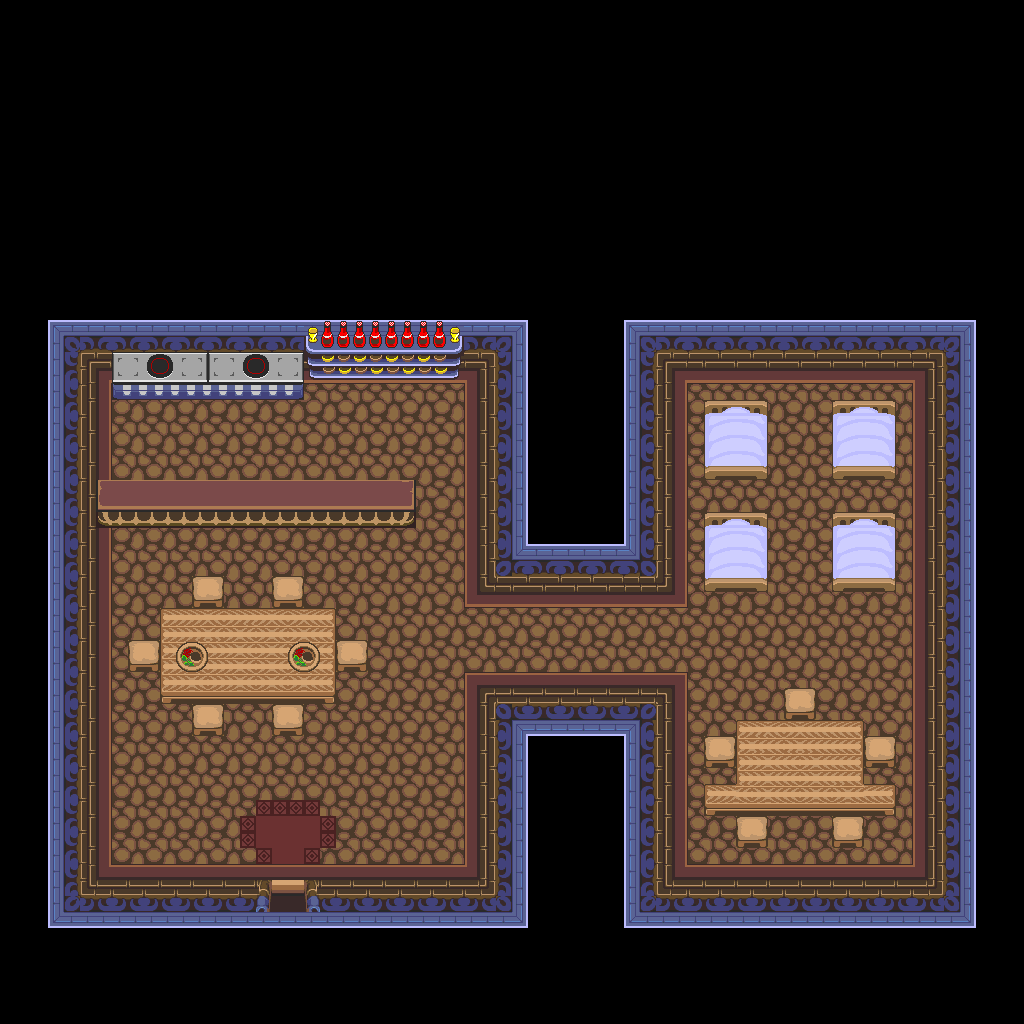

This is a level from a 2D game, rendered from its Tiled map with the project's own tilesets. A one-line summary and the map file follow, with tile-layer data summarised:
An orthogonal 64x64 tile map with 16x16 px tiles, 1 tile layer (base), 1 hidden layer not drawn and 3 objects.

<map version="1.10" tiledversion="1.12.1" orientation="orthogonal" renderorder="right-down" width="64" height="64" tilewidth="16" tileheight="16" infinite="0" nextlayerid="3" nextobjectid="4">
 <tileset firstgid="1" source="../classiciphone_pics4.tsx" />
 <layer id="1" name="base" width="64" height="64">
  <data>[4096 cells, 4096 non-empty, 139 distinct tile ids]</data>
 </layer>
 <layer id="2" name="collision" width="64" height="64" visible="0">
  <properties><property name="collision" value="true" /></properties>
  <data>[4096 cells, 2970 non-empty, 1 distinct tile ids]</data>
 </layer>
 <objectgroup id="3" name="npcs">
  <object id="1" x="384.0" y="688.0" width="16" height="16">
   <properties>
    <property name="script" type="string">-- Auto-converted from GraalScript
-- // Graal v1.4 NPC by Stefan Knorr
-- if (created) {
-- // Initialize the attributes
-- showcharacter;
-- setcharprop #3,head1306.png;
-- setcharprop #C0,orange;
-- setcharprop #C1,darkred;
-- setcharprop #C2,darkred;
-- setcharprop #C3,brown;
-- setcharprop #C4,brown;
-- setcharprop #n,Mrs. Bunnah (Sin);
-- setcharprop #2,no-shield.png;
-- setcharprop #8,body15.png;
-- shieldpower = 1;
-- ap=100;
-- dir = 2;
end</property>
   </properties>
  </object>
  <object id="2" x="800.0" y="608.0" width="16" height="16">
   <properties>
    <property name="script" type="string">-- Auto-converted from GraalScript
-- // Graal v1.4 NPC by Stefan Knorr
-- if (created) {
-- // Initialize the attributes
-- showcharacter;
-- setcharprop #3,head1021.png;
-- setcharprop #C0,orange;
-- setcharprop #C1,black;
-- setcharprop #C2,black;
-- setcharprop #C3,black;
-- setcharprop #C4,orange;
-- setcharprop #8,body5.png;
-- setcharprop #2,no-shield.png;
-- shieldpower = 1;
-- dir = 2;
end</property>
   </properties>
  </object>
  <object id="3" x="544.0" y="400.0" width="16" height="16">
   <properties>
    <property name="script" type="string">-- Auto-converted from GraalScript
-- join("level_nopk");</property>
   </properties>
  </object>
 </objectgroup>
</map>
